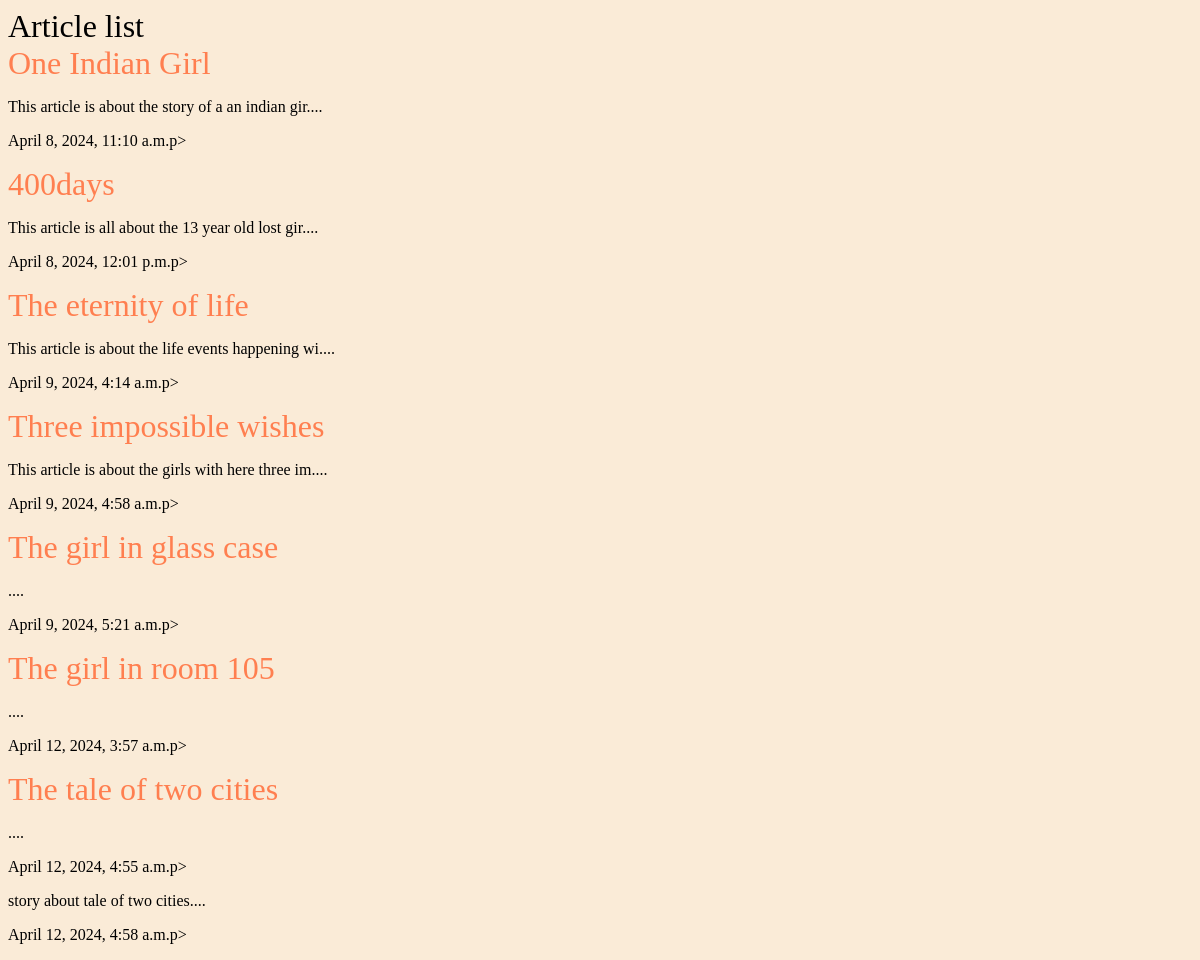
/articles/, run on an earlier commit of the app's database.
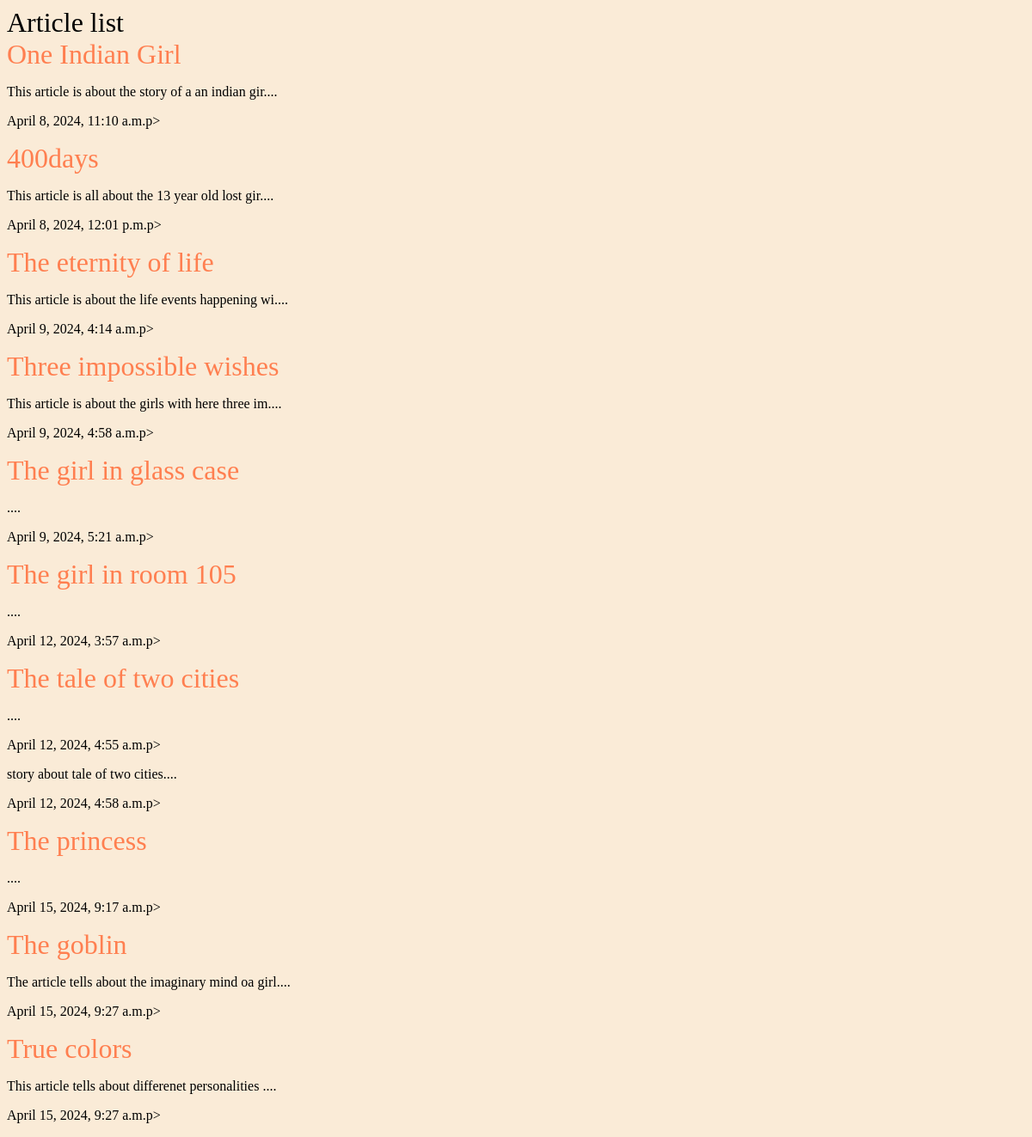
And on a later commit of the database.
### articles/models.py (models this page shows, shortened)
class Article(models.Model):
    title=models.CharField(max_length=100)
    slug=models.SlugField()
    body=models.TextField()
    date = models.DateTimeField(auto_now_add=True)
    def snippet(self):
        return self.body[:50] +'....'

### articles/views.py (the view)
# urls.py: path('',views.article_list,name="articles")
def article_list(request):
    articles=Article.objects.all().order_by("date")
    return render(request, 'articles/article_list.html',{'articles':articles})

### my_app/logger.py (called while the page is built)
    def __call__(self,request):
        print("Received request:",request.method,request.path)
        response = self.get_response(request)
        return response

### articles/templates/articles/article_list.html (shortened to what this page needs)
{% load static %}
<!DOCTYPE html>
<html>
    <head>
    <link rel = "stylesheet" href="{% static 'style.css'%}">
    </head>
    <body>
        <h1>Article list</h1>
        <div class="articles">
            {% for article in articles%}
            <div class="article">
                <h1><a href="#">{{article.title}}</a></h1>
                <p>{{article.snippet}}</p>
                <p>{{article.date}}p>
            </div>
            {% endfor %}
        </div>
    </body>
    </html>

### assets/style.css (style rules this page uses)
body { background-color: antiquewhite; background-size: 200; background-repeat:no-repeat; color: black; }
h1,h2,h3,h4,h5 { font-weight: normal; margin: 0; }
a, a:hover, a:visited { color: coral; text-decoration: none; }

What changed in the data, as far as the page shows it:
added Article: title "The princess", snippet "....", date "April 15, 2024, 9:17 a.m."
added Article: title "The goblin", snippet "The article tells about the imaginary mind oa girl....", date "April 15, 2024, 9:27 a.m."
added Article: title "True colors", snippet "This article tells about differenet personalities ....", date "April 15, 2024, 9:27 a.m."
